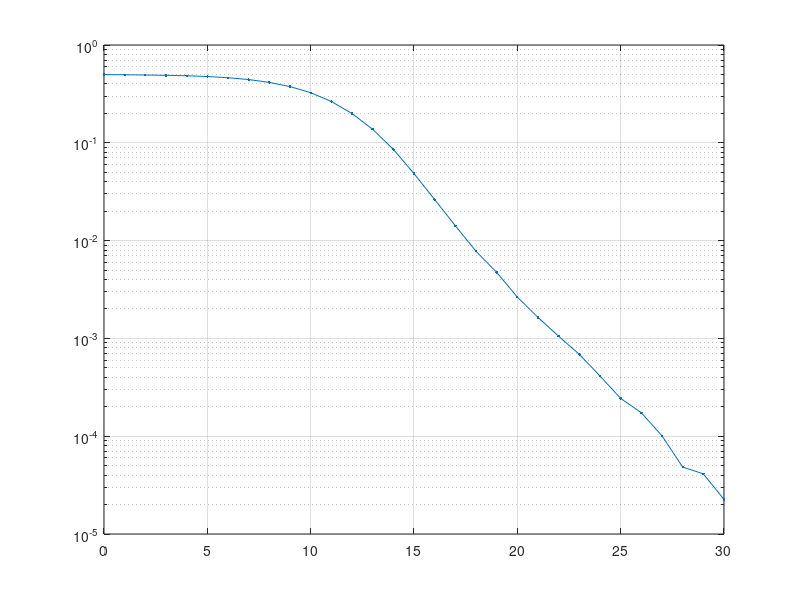

Recreate this plot in MATLAB. (Note: this script raises an error after producing the figure.)
clear;clc;clf;
load riceFitter.mat;
load bers.mat;

x = -30:0.1:30;
y = qfunc(x);

% ----------------------------------------
% Here

% ###### AWGN Duty
%semilogy(snrs,bersAWGN, '.-');hold on; grid on;
%plotAwgn(x,y);

% ###### Rayleigh Duty
semilogy(snrs,bersRayl, '.-');hold on; grid on;
plotRayl(x,y);

% ###### Rician Duty
%semilogy(snrs,riceBerMatrix, '--x', 'linewidth', 1.2, 'MarkerSize', 8);hold on; grid on;
%plotTest(x,y,4);

xlabel('SNR(dB)');ylabel('BER');%title('Rician Curve fitting process');
ylim([1e-7 1]);xlim([0 30]);

% Test Bed Starts here
%%AWGN
function plotAwgn(x,y)
    semilogy(7.5+2.5*x, 0.47*y);
    semilogy(10 + 1.17*x, 0.15*y);
    legend('Simulated BER', '$0.47Q\left(\frac{x - 7.5}{2.5}\right)$', '$0.15Q\left(\frac{x - 10.5}{1.17}\right)$', 'interpreter', 'latex');
end
%% RAYL
function plotRayl(x,y)
    semilogy(11.1+3.05*x, 0.49*y, 'linewidth', 1.5);
    semilogy(-35+11*x, 10000*y, 'linewidth', 1.5);
    legend('Simulated BER','$0.5Q\left(\frac{x - 11.1}{3.05}\right)$', '$1_E4Q\left(\frac{x - 35}{11}\right)$', 'interpreter', 'latex');
end
%%RICE10
function plotRice10(x,y)
    semilogy(8.5+1.9*x, 0.4*y);
    %semilogy(7.85+2.52*x, 0.47*y);
    %semilogy(10.35+1.27*x, 0.15*y);
end
%%RICE9
function plotRice9(x,y)
    semilogy(8.7+1.95*x, 0.4*y);
    %semilogy(8.1+2.53*x, 0.47*y);
    %semilogy(10.6+1.35*x, 0.15*y);
end
%%RICE8
function plotRice8(x,y)
    semilogy(8.9+2*x, 0.4*y);
    %semilogy(8.2+2.54*x, 0.47*y);
    %semilogy(10.7+1.4*x, 0.15*y);
end
%%RICE7
function plotRice7(x,y)
    semilogy(9.1+2.1*x, 0.4*y);
%semilogy(8+4.6*x, 0.47*y);    
%semilogy(8.5+1.8*x, 0.4*y);
    %semilogy(10.7+1.4*x, 0.15*y);
    %semilogy(-18+9*x, 10*y);
end
%%RICE6
function plotRice6(x,y)
    semilogy(9.4+2.2*x, 0.41*y);
    %semilogy(9+2.37*x, 0.47*y);
    %semilogy(-14.1+8.5*x, 10*y);
end
%%RICE5
function plotRice5(x,y)
    semilogy(10+2.4*x, 0.41*y);
    %semilogy(9.5+2.42*x, 0.46*y);
    %semilogy(-21.2+9*x, 200*y);
end
%%RICE4
function plotRice4(x,y)
    semilogy(10.1+2.53*x, 0.41*y);
    %semilogy(9.7+2.7*x, 0.46*y);
    %semilogy(-22.5+9.5*x, 200*y);
end
%%RICE3
function plotRice3(x,y)
    semilogy(10.5+2.55*x, 0.42*y);
    %semilogy(10+2.8*x, 0.47*y);
    %semilogy(-21.2+9.4*x, 200*y);
end
%%RICE2
function plotRice2(x,y)
    semilogy(10.8+2.6*x, 0.425*y);
    %semilogy(10.4+2.8*x, 0.47*y);
    %semilogy(-19.5+9.15*x, 200*y);
end
%%RICE1
function plotRice1(x,y)
    semilogy(11+2.69*x, 0.43*y);
    %semilogy(10.6+2.87*x, 0.47*y);
    %semilogy(-27.7+10*x, 2000*y);
end
%%RICE0
function plotRice0(x,y)
    semilogy(11.1+2.72*x, 0.44*y);
    %semilogy(10.8+2.9*x, 0.47*y);
    %semilogy(-27.2+10*x, 2000*y);
end

function plotTest(x,y,k)
    if k >= 5
       a = 0.4;
    else
       a = 0.004*k^2 - 0.0081*k + 0.4392; 
    end
    b = -0.2895*k + 11.222;
    c = -0.0917*k + 2.785;
    semilogy(b+c*x, a*y, 'linewidth', 2);
    %semilogy(10.8+2.9*x, 0.47*y);
    %semilogy(-27.2+10*x, 2000*y);
end

%semilogy(10.8+2.85*x, 0.47*y);
%semilogy(10.8+2.6*x, 0.05*y);
%y = 10.^(-0.220724*x + 1.865);
%semilogy(x, y)